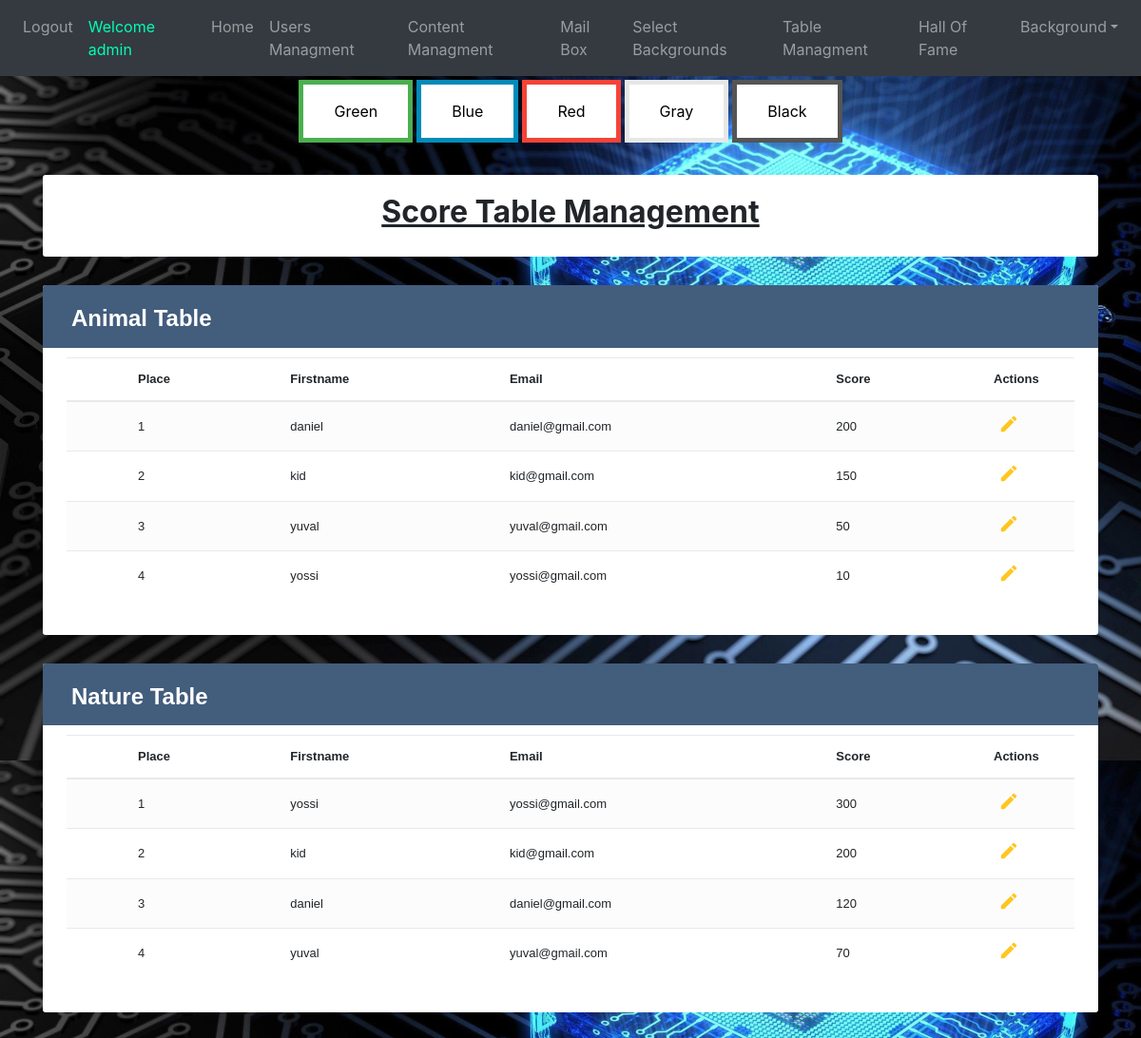
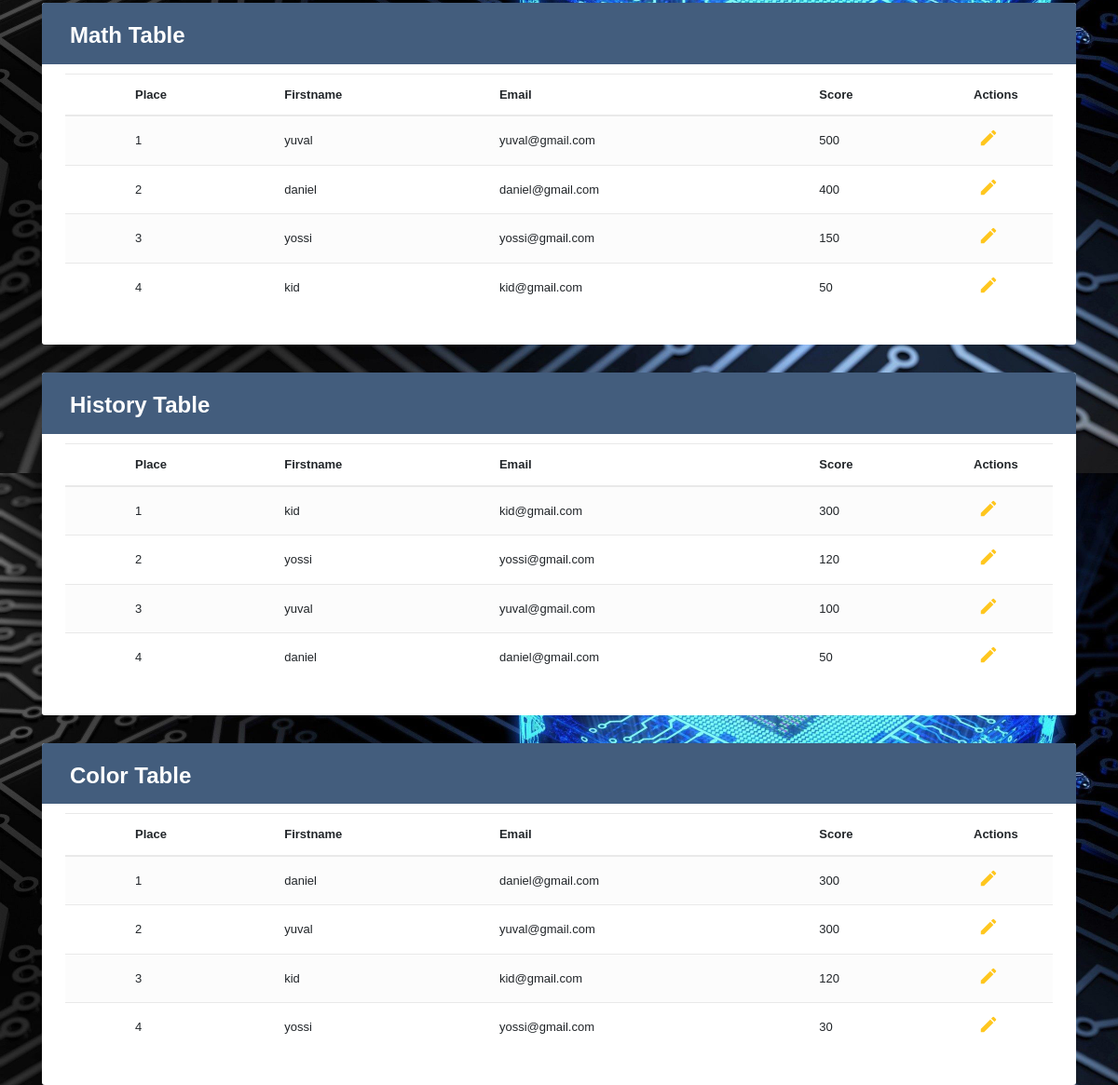
/tableManagment (signed in), run on the app's committed database (2 pictures, top to bottom).
### website/models.py (models this page shows)
class User(db.Model, UserMixin):
    id = db.Column(db.Integer, primary_key=True)
    email = db.Column(db.String(150), unique=True)
    password = db.Column(db.String(150))
    first_name = db.Column(db.String(150))
    auth = db.Column(db.String(50))
    background = db.Column(db.String(100))
    scores = db.relationship('Score')

class Score(db.Model):
    id = db.Column(db.Integer, primary_key=True)
    animal_score=db.Column(db.Integer,default=0)
    nature_score=db.Column(db.Integer,default=0)
    math_score=db.Column(db.Integer,default=0)
    history_score=db.Column(db.Integer,default=0)
    color_score=db.Column(db.Integer,default=0)
    user_id = db.Column(db.Integer, db.ForeignKey('user.id'))

### website/views.py (the view, shortened to what this page needs)
@views.route('/tableManagment', methods=['GET', 'POST'])
@login_required
def tableManagment():
    back=Background.query.all()
    users=User.query.filter_by(auth="kid").all()
    session["category"] = "Animal"
    animal_cat = "Animal"
    animal_users=SortByScore(users)
    animal_scores=getScores(animal_users)
    session["category"] = "Nature"
    nature_cat = "Nature"
    nature_users=SortByScore(users)
    nature_scores=getScores(nature_users)
    session["category"] = "Math"
    math_cat = "Math"
    math_users=SortByScore(users)
    math_scores=getScores(math_users)
    session["category"] = "History"
    history_cat = "History"
    history_users=SortByScore(users)
    history_scores=getScores(history_users)
    session["category"] = "Color"
    color_cat = "Color"
    color_users=SortByScore(users)
    color_scores=getScores(color_users)
    return render_template("tableManagment.html", user=current_user, background=back, animal_users=animal_users, animal_scores=animal_scores,
    nature_users=nature_users, nature_scores=nature_scores, math_users=math_users, math_scores=math_scores, history_users=history_users, history_scores=history_scores,
     color_users=color_users, color_scores=color_scores, animal_cat=animal_cat, nature_cat=nature_cat, math_cat=math_cat, history_cat=history_cat,
     color_cat=color_cat,a=len(animal_users), n=len(nature_users), m=len(math_users), h=len(history_users), c=len(color_users))

### website/templates/tableManagment.html (shortened to what this page needs)
{% extends "base.html" %} {% block title %}adminPage{% endblock %} {% block content
    %}
<!DOCTYPE html>
<html lang="en">
<head>
    <link rel="stylesheet" href="https://stackpath.bootstrapcdn.com/bootstrap/4.5.0/css/bootstrap.min.css">
    <link rel="stylesheet" href="https://maxcdn.bootstrapcdn.com/font-awesome/4.7.0/css/font-awesome.min.css">
</head>
<div class="container-xl">
<div class="table-responsive">
<div class="table-wrapper">
<div class="d-flex justify-content-center">
<h2><b><u>Score Table Management</u></b></h2>
</div>
</div>
</div>
</div>
</div>
<body_table>
    <div class="container-xl">
        <div class="table-responsive">
            <div class="table-wrapper">
                <div class="table-title">
                    <div class="row">
                        <div class="col-sm-6">
                            <h2><b>{{animal_cat}} Table</b></h2>
                        </div>
                    </div>
                </div>
                <table class="table table-striped table-hover">
                    <thead>
                        <tr>
                            <th>
                            </th>
                            <th>Place</th>
                            <th>Firstname</th>
                            <th>Email</th>
                            <th>Score</th>
                            <th>Actions</th>
                        </tr>
                    </thead>
                    <tbody>
                        {%for i in range(a)%}
                        <tr>
                            <td>
                            </td>
                            <td>{{i+1}}</td>
                            <td>{{animal_users[i].first_name}}</td>
                            <td>{{animal_users[i].email}}</td>
                            <td>{{animal_scores[i]}}</td>
                            <td>
                                <a href="#editEmployeeModal"  class="edit" data-toggle="modal">
                                    <i id={{animal_users[i].id}} class="material-icons"
                                    onClick="edit_click(this.id,'{{animal_users[i].first_name}}','{{animal_users[i].email}}','{{animal_scores[i]}}','{{animal_cat}}')" data-toggle="tooltip" title="Edit">&#xE254;</i></a>
                            </td>
                        </tr>
                        {%endfor%}
                    </tbody>
                </table>
            </div>
        </div>
    </div>
</body_table>
<body_table>
    <div class="container-xl">
        <div class="table-responsive">
            <div class="table-wrapper">
                <div class="table-title">
                    <div class="row">
                        <div class="col-sm-6">
                            <h2><b>{{nature_cat}} Table</b></h2>
                        </div>
                    </div>
                </div>
                <table class="table table-striped table-hover">
                    <thead>
                        <tr>
                            <th>
                            </th>
                            <th>Place</th>
                            <th>Firstname</th>
                            <th>Email</th>
                            <th>Score</th>
                            <th>Actions</th>
                        </tr>
                    </thead>
                    <tbody>
                        {%for j in range(n)%}
                        <tr>
                            <td>
                            </td>
                            <td>{{j+1}}</td>
                            <td>{{nature_users[j].first_name}}</td>
                            <td>{{nature_users[j].email}}</td>
                            <td>{{nature_scores[j]}}</td>
                            <td>
                                <a href="#editEmployeeModal"  class="edit" data-toggle="modal">
                                    <i id={{nature_users[j].id}} class="material-icons"
                                    onClick="edit_click(this.id,'{{nature_users[j].first_name}}','{{nature_users[j].email}}','{{nature_scores[j]}}','{{nature_cat}}')" data-toggle="tooltip" title="Edit">&#xE254;</i></a>
                            </td>
                        </tr>
                        {%endfor%}
                    </tbody>
                </table>
            </div>
        </div>
    </div>
</body_table>
<body_table>
    <div class="container-xl">
        <div class="table-responsive">
            <div class="table-wrapper">
                <div class="table-title">
                    <div class="row">
                        <div class="col-sm-6">
                            <h2><b>{{math_cat}} Table</b></h2>
                        </div>
                    </div>
                </div>
                <table class="table table-striped table-hover">
                    <thead>
                        <tr>
                            <th>
                            </th>
                            <th>Place</th>
                            <th>Firstname</th>
                            <th>Email</th>
                            <th>Score</th>
                            <th>Actions</th>
                        </tr>
                    </thead>
                    <tbody>
                        {%for k in range(m)%}
                        <tr>
                            <td>
                            </td>
                            <td>{{k+1}}</td>
                            <td>{{math_users[k].first_name}}</td>
                            <td>{{math_users[k].email}}</td>
                            <td>{{math_scores[k]}}</td>
                            <td>
                                <a href="#editEmployeeModal"  class="edit" data-toggle="modal">
                                    <i id={{math_users[k].id}} class="material-icons"
                                    onClick="edit_click(this.id,'{{math_users[k].first_name}}','{{math_users[k].email}}','{{math_scores[k]}}','{{math_cat}}')" data-toggle="tooltip" title="Edit">&#xE254;</i></a>
                            </td>
                        </tr>
                        {%endfor%}
                    </tbody>
                </table>
            </div>
        </div>
    </div>
</body_table>
<body_table>
    <div class="container-xl">
        <div class="table-responsive">
            <div class="table-wrapper">
                <div class="table-title">
                    <div class="row">
                        <div class="col-sm-6">
                            <h2><b>{{history_cat}} Table</b></h2>
                        </div>
                    </div>
                </div>
                <table class="table table-striped table-hover">
                    <thead>
                        <tr>
                            <th>
                            </th>
                            <th>Place</th>
                            <th>Firstname</th>
                            <th>Email</th>
                            <th>Score</th>
                            <th>Actions</th>
                        </tr>
                    </thead>
                    <tbody>
                        {%for z in range(h)%}
                        <tr>
                            <td>
                            </td>
                            <td>{{z+1}}</td>
                            <td>{{history_users[z].first_name}}</td>
                            <td>{{history_users[z].email}}</td>
                            <td>{{history_scores[z]}}</td>
                            <td>
                                <a href="#editEmployeeModal"  class="edit" data-toggle="modal">
                                    <i id={{history_users[z].id}} class="material-icons"
                                    onClick="edit_click(this.id,'{{history_users[z].first_name}}','{{history_users[z].email}}','{{history_scores[z]}}','{{history_cat}}')" data-toggle="tooltip" title="Edit">&#xE254;</i></a>
                            </td>
                        </tr>
                        {%endfor%}
                    </tbody>
                </table>
            </div>
        </div>
    </div>
</body_table>
<body_table>
    <div class="container-xl">
        <div class="table-responsive">
            <div class="table-wrapper">
                <div class="table-title">
                    <div class="row">
                        <div class="col-sm-6">
                            <h2><b>{{color_cat}} Table</b></h2>
                        </div>
                    </div>
                </div>
                <table class="table table-striped table-hover">
                    <thead>
                        <tr>
                            <th>
                            </th>
                            <th>Place</th>
                            <th>Firstname</th>
                            <th>Email</th>
                            <th>Score</th>
                            <th>Actions</th>
                        </tr>
                    </thead>
                    <tbody>
                        {%for s in range(c)%}
                        <tr>
                            <td>
                            </td>
                            <td>{{s+1}}</td>
                            <td>{{color_users[s].first_name}}</td>
                            <td>{{color_users[s].email}}</td>
                            <td>{{color_scores[s]}}</td>
                            <td>
                                <a href="#editEmployeeModal"  class="edit" data-toggle="modal">
                                    <i id={{color_users[s].id}} class="material-icons"
                                    onClick="edit_click(this.id,'{{color_users[s].first_name}}','{{color_users[s].email}}','{{color_scores[s]}}','{{color_cat}}')" data-toggle="tooltip" title="Edit">&#xE254;</i></a>
                            </td>
                        </tr>
                        {%endfor%}
                    </tbody>
                </table>
            </div>
        </div>
    </div>
</body_table>
</html>
{% endblock %}

### website/templates/base.html (shortened to what this page needs)
<!DOCTYPE html>
<html>
  <head>
    <link
      rel="stylesheet"
      href="https://stackpath.bootstrapcdn.com/bootstrap/4.4.1/css/bootstrap.min.css"
    />
    <link
      rel="stylesheet"
      href="https://stackpath.bootstrapcdn.com/font-awesome/4.7.0/css/font-awesome.min.css"
    />
  </head>
  <body>
    <nav class="navbar navbar-expand-lg navbar-dark bg-dark">
      <div class="collapse navbar-collapse" id="navbar">
        <div class="navbar-nav">
          {% if user.is_authenticated %}
          <a class="nav-item nav-link" onmouseover="logOutSound()" id="logout" href="/logout">Logout</a>
          <a class="nav-item nav-link" style="color: rgb(0, 255, 179);">Welcome {{user.first_name}}</a>
            {% if user.auth=="admin" %}
            <a class="nav-item nav-link" id="managment" href="/adminPage">Home</a>
            <a class="nav-item nav-link" id="managment" href="/userManagment">Users Managment</a>
            <a class="nav-item nav-link" id="managment" href="/contentManagement">Content Managment</a>
            <a class="nav-item nav-link" id="managment" href="/mailBox">Mail Box</a>
            <a class="nav-item nav-link" id="managment" href="/selectBackgrounds">Select Backgrounds</a>
            <a class="nav-item nav-link" id="managment" href="/tableManagment">Table Managment</a>
            <a class="nav-item nav-link" id="managment" href="/hallOfFame">Hall Of Fame</a>
            {% endif %}
          <div class="nav-item dropdown">
            <a class="nav-link dropdown-toggle btnnavbar" href="#" id="navbarDropdownMenuLink" role="button" data-toggle="dropdown" aria-haspopup="true" aria-expanded="false" >Background</a>
          </div>
          {% else %}
          <a class="nav-item nav-link" id="login" href="/">Login</a>
          {% endif %}
        </div>
      </div>
    </nav>
    <div class="d-flex justify-content-center">
      <button class="button button1" onclick="BackGreen()">Green</button>
      <button class="button button2" onclick="BackBlue()">Blue</button>
      <button class="button button3" onclick="BackRed()">Red</button>
      <button class="button button4" onclick="BackGray()">Gray</button>
      <button class="button button5" onclick="BackBlack()">Black</button>
    </div>
    <div class="container-fluid">{% block content %} {% endblock %}</div>
  </body>
</html>

### data on the page
User: first_name "admin"
User: first_name "daniel", email "daniel@gmail.com", first_name "daniel", email "daniel@gmail.com", first_name "daniel", email "daniel@gmail.com", first_name "daniel", email "daniel@gmail.com", first_name "daniel", email "daniel@gmail.com"
User: first_name "kid", email "kid@gmail.com", first_name "kid", email "kid@gmail.com", first_name "kid", email "kid@gmail.com", first_name "kid", email "kid@gmail.com", first_name "kid", email "kid@gmail.com"
User: first_name "yuval", email "yuval@gmail.com", first_name "yuval", email "yuval@gmail.com", first_name "yuval", email "yuval@gmail.com", first_name "yuval", email "yuval@gmail.com", first_name "yuval", email "yuval@gmail.com"
User: first_name "yossi", email "yossi@gmail.com", first_name "yossi", email "yossi@gmail.com", first_name "yossi", email "yossi@gmail.com", first_name "yossi", email "yossi@gmail.com", first_name "yossi", email "yossi@gmail.com"
Score: nature_score "300"
Score: math_score "500", color_score "300"
Score: math_score "400", color_score "300"
Score: history_score "300" "50"

### other printed values
{{ animal_cat }} "Animal"
{{ i+1 }} "1" "2" "3" "4"
{{ animal_scores[i] }} "200" "150" "50" "10"
{{ nature_cat }} "Nature"
{{ j+1 }} "1" "2" "3" "4"
{{ nature_scores[j] }} "200" "120" "70"
{{ math_cat }} "Math"
{{ k+1 }} "1" "2" "3" "4"
{{ math_scores[k] }} "150" "50"
{{ history_cat }} "History"
{{ z+1 }} "1" "2" "3" "4"
{{ history_scores[z] }} "120" "100"
{{ color_cat }} "Color"
{{ s+1 }} "1" "2" "3" "4"
{{ color_scores[s] }} "120" "30"
